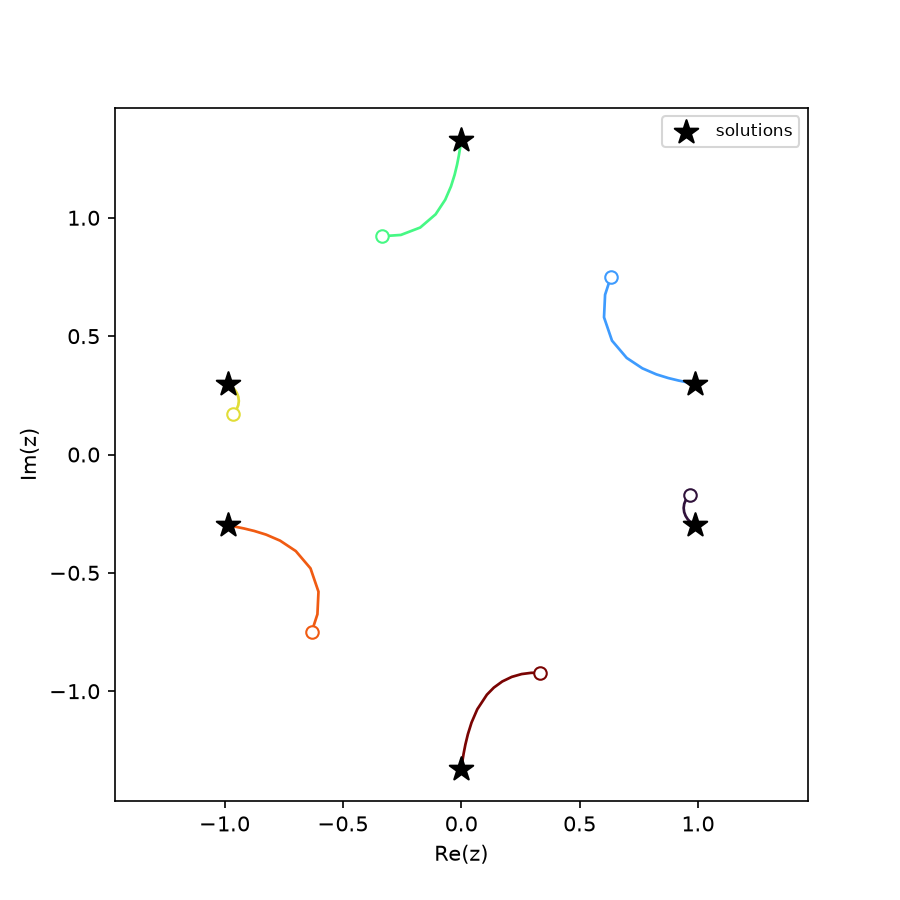

Here is the Python script that generated this plot:
"""Watching the paths: observers and path data.

An observer is a small object you attach to a tracker (or any observable); its ``Observe``
method is called with an event every time something happens along a path.  This script builds
up from a one-line observer, to ``PathDataCollector`` recording a single path into numpy, to the
``SolutionPathCollector`` meta-observer that records every path of a whole solve -- and plots the
results.  It produces three figures:

    * observers_and_path_data  -- the six homotopy paths of z^6 - 2z^2 + 2 in the complex plane
    * cyclic3_paths            -- the cyclic-3 paths in 3-D, coloured by condition number
    * griewank_osborn_endgame  -- the Cauchy endgame loops at a singular solution, log-radial

Run:  python observers_and_path_data.py
"""

import os
from fractions import Fraction

import numpy as np

import matplotlib
matplotlib.use('Agg')                 # headless: no display needed
import matplotlib.pyplot as plt
import matplotlib.colors as mcolors
from matplotlib.collections import LineCollection
from mpl_toolkits.mplot3d.art3d import Line3DCollection

import bertini
import bertini.tracking as tracking
from bertini import ZeroDimSolver, SolutionPathCollector
from bertini.multiprec import complex_mp
from bertini.nag_algorithm import observers as nag_observers

# we are here to WATCH tracking: with ambient recording on, a repeated identical solve
# hydrates from the records and tracks nothing, so observers see nothing (see the
# observers tutorial's note and the your_records tutorial)
bertini.recording(False)

_OUT = os.path.dirname(os.path.abspath(__file__))


# --- Writing an observer in Python --------------------------------------------------------------

class StepPrinter(tracking.observers.amp.CustomObserver):
    def Observe(self, event):
        if isinstance(event, tracking.observers.amp.SuccessfulStep):
            trk = event.tracker()
            print("t =", complex(trk.current_time()),
                  " |z| =", trk.current_point(),
                  " cond =", float(trk.latest_condition_number()))


def custom_observer():
    """Build the y - t homotopy, attach a StepPrinter, track, and detach.  Returns the tracker."""
    y, t = bertini.Variable('y'), bertini.Variable('t')
    sys = bertini.System()
    sys.add_function(y - t)
    sys.add_path_variable(t)
    sys.add_variable_group(bertini.VariableGroup([y]))

    tracker = bertini.AMPTracker(sys)
    tracker.setup(bertini.Predictor.Euler, 1e-5, 1e5,
                  tracking.SteppingConfig(), tracking.NewtonConfig())
    tracker.precision_setup(tracking.amp_config_from(sys))

    printer = StepPrinter()
    tracker.add_observer(printer)
    end = np.zeros(sys.num_variables(), dtype=complex_mp)
    tracker.track_path(end, complex_mp(1), complex_mp(0), np.array([complex_mp(1)]))
    tracker.remove_observer(printer)

    # the ready-made CallbackObserver: attach a function without writing a class
    obs = tracking.observers.amp.CallbackObserver()
    obs.on(tracking.observers.amp.PrecisionChanged,
           lambda e: print(e.previous(), "->", e.next()))
    tracker.add_observer(obs)
    tracker.remove_observer(obs)

    return tracker, sys


# --- Collecting one path into numpy -------------------------------------------------------------

def collect_one_path(tracker, sys):
    """PathDataCollector records one path's time, points, and diagnostics into numpy arrays."""
    b = tracking.observers.amp.PathDataCollector()
    tracker.add_observer(b)
    end = np.zeros(sys.num_variables(), dtype=complex_mp)
    tracker.track_path(end, complex_mp(1), complex_mp(0), np.array([complex_mp(1)]))
    tracker.remove_observer(b)

    ts  = b.times()          # complex,  shape (n_steps,)
    zs  = b.points()         # complex,  shape (n_steps, n_vars)
    dgn = b.diagnostics()    # float,    shape (n_steps, 4): |t|, condition number, precision, stepsize

    assert len(ts) > 0 and zs.shape[1] == sys.num_variables()
    return ts, zs, dgn


# --- The meta-observer: every path of a whole solve ---------------------------------------------

def solve_degree_six():
    """Solve z^6 - 2z^2 + 2 and collect every path with a SolutionPathCollector.  Returns solver, A."""
    bertini.random.set_random_seed(2)   # so you get exactly this picture

    z = bertini.Variable('z')
    sys = bertini.System()
    sys.add_variable_group(bertini.VariableGroup([z]))
    sys.add_function(z**6 - 2*z**2 + 2)

    solver = ZeroDimSolver(sys, mptype='adaptive')

    A = SolutionPathCollector()
    solver.add_observer(A)
    solver.solve()

    assert len(A.series) == 6          # one PathDataCollector per solution path
    return solver, A


def plot_degree_six(solver, A):
    """Draw the six paths in the complex plane; save as observers_and_path_data.{svg,png}."""
    fig, ax = plt.subplots(figsize=(6, 6))
    cmap = plt.get_cmap('turbo')
    for i, path in enumerate(A.series):
        pts  = path.points()
        zaff = pts[:, 1] / pts[:, 0]                 # dehomogenize to affine z
        color = cmap(i / max(len(A.series) - 1, 1))
        ax.plot(zaff.real, zaff.imag, '-', color=color, lw=1.3)
        ax.plot(zaff.real[0], zaff.imag[0], 'o', color=color, ms=6, mfc='white')  # start, t near 1

    sols = [complex(s[0]) for s in solver.all_solutions()]
    ax.scatter([s.real for s in sols], [s.imag for s in sols],
               c='k', marker='*', s=140, zorder=5, label='solutions')
    ax.set_aspect(1.0); ax.set_box_aspect(1)     # 1:1 data scaling, square box
    ax.set_xlabel('Re(z)'); ax.set_ylabel('Im(z)')
    ax.legend(loc='upper right', fontsize=8)
    fig.savefig(os.path.join(_OUT, 'observers_and_path_data.svg'))
    fig.savefig(os.path.join(_OUT, 'observers_and_path_data.png'), dpi=150)


# --- Build it yourself: one observer that attaches another ---------------------------------------

class PathRecorder(tracking.observers.amp.CustomObserver):
    def __init__(self, parent, path_index):
        super().__init__()
        self.parent     = parent          # the observer we report back to
        self.path_index = path_index
        self._times     = []
        self._points    = []

    def Observe(self, event):
        if isinstance(event, tracking.observers.amp.SuccessfulStep):
            trk = event.tracker()
            # copy out *now* -- the event and tracker state are valid only during this call
            self._times.append(complex(trk.current_time()))
            self._points.append([complex(z) for z in trk.current_point()])

    def report(self):
        self.parent.receive(self.path_index,
                            np.array(self._times, dtype=complex),
                            np.array(self._points, dtype=complex))


class MyPathCollector(nag_observers.CustomObserver):
    def __init__(self):
        super().__init__()
        self.paths   = {}     # path_index -> (times, points), filled in by B.report()
        self._active = {}     # path_index -> (tracker, live recorder)

    def Observe(self, event):
        if isinstance(event, nag_observers.PathStarted):
            tracker = event.tracker()      # the tracker that RUNS this path (a thread-local
            b = PathRecorder(self, event.path_index())   # clone when threaded -- not the member
            tracker.add_observer(b)                  # attach B ...   tracker)
            self._active[event.path_index()] = (tracker, b)
        elif isinstance(event, nag_observers.PathComplete):
            tracker, b = self._active.pop(event.path_index())
            tracker.remove_observer(b)               # ... and detach it when the path is done
            b.report()                               # B hands its data back to A

    def receive(self, path_index, times, points):    # B calls this
        self.paths[path_index] = (times, points)


def hand_built_collector():
    """Reconstruct SolutionPathCollector from scratch with MyPathCollector + PathRecorder."""
    bertini.random.set_random_seed(2)
    z = bertini.Variable('z')
    sys = bertini.System()
    sys.add_variable_group(bertini.VariableGroup([z]))
    sys.add_function(z**6 - 2*z**2 + 2)

    solver = ZeroDimSolver(sys, mptype='adaptive')
    A = MyPathCollector()
    solver.add_observer(A)
    solver.solve()

    assert len(A.paths) == 6                  # same six paths SolutionPathCollector would give you
    assert all(len(times) > 0 for times, _ in A.paths.values())   # each path actually captured steps
    return A


# --- Observers, threads, and MPI: forcing a serial solve ----------------------------------------

def serial_solve():
    """Pin the solve to a single thread with num_threads = 1; SolutionPathCollector works the same."""
    z = bertini.Variable('z')
    sys = bertini.System()
    sys.add_variable_group(bertini.VariableGroup([z]))
    sys.add_function(z**6 - 2*z**2 + 2)

    solver = ZeroDimSolver(sys, mptype='adaptive')
    cfg = solver.get_config(bertini.nag_algorithm.ZeroDimConfig)
    cfg.num_threads = 1                 # 0 = auto (all cores), 1 = serial, N = N threads
    solver.set_config(cfg)

    A = SolutionPathCollector()         # works the same in serial and threaded
    solver.add_observer(A)
    solver.solve()
    assert len(A.series) == 6
    return A


# --- A 3-D system, coloured by condition number -------------------------------------------------

def solve_cyclic3():
    """Solve the cyclic-3 system and collect every path.  Returns solver, A, COND column index."""
    bertini.random.set_random_seed(3)

    x, y, z = bertini.Variable('x'), bertini.Variable('y'), bertini.Variable('z')
    sys = bertini.System()
    sys.add_variable_group(bertini.VariableGroup([x, y, z]))
    sys.add_function(x + y + z)
    sys.add_function(x*y + y*z + z*x)
    sys.add_function(x*y*z - 1)

    solver = ZeroDimSolver(sys, mptype='adaptive')
    A = SolutionPathCollector()
    solver.add_observer(A)
    solver.solve()

    COND = A.series[0].DIAGNOSTIC_COLUMNS.index("condition_number")
    return solver, A, COND


def plot_cyclic3(solver, A, COND):
    """Draw the cyclic-3 paths in 3-D coloured by condition number; save cyclic3_paths.{svg,png}."""
    tracks, all_cond = [], []
    for path in A.series:
        aff  = path.points()[:, 1:] / path.points()[:, 0:1]   # dehomogenize -> 3 affine coords
        real = aff.real                                        # (n, 3): Re(x), Re(y), Re(z)
        cond = path.diagnostics()[:, COND]
        tracks.append((real, cond)); all_cond.append(cond)

    norm = mcolors.LogNorm(vmin=max(min(c.min() for c in all_cond), 1.0),
                           vmax=max(c.max() for c in all_cond))

    fig = plt.figure(figsize=(7, 6))
    ax = fig.add_subplot(111, projection='3d')
    for real, cond in tracks:
        segs = np.stack([real[:-1], real[1:]], axis=1)         # consecutive points -> segments
        lc = Line3DCollection(segs, cmap='viridis', norm=norm)
        lc.set_array(0.5 * (cond[:-1] + cond[1:]))             # colour each segment by condition number
        lc.set_linewidth(2)
        ax.add_collection3d(lc)
        last = lc

    sols = solver.all_solutions()
    ax.scatter([complex(s[0]).real for s in sols],
               [complex(s[1]).real for s in sols],
               [complex(s[2]).real for s in sols], c='k', marker='*', s=120, depthshade=False)
    ax.set_xlabel('Re(x)'); ax.set_ylabel('Re(y)'); ax.set_zlabel('Re(z)')
    ax.set_box_aspect((1, 1, 1))                               # 1:1:1 data aspect ratio
    fig.colorbar(last, ax=ax, shrink=0.6, pad=0.1, label='condition number (log)')
    fig.savefig(os.path.join(_OUT, 'cyclic3_paths.svg'))
    fig.savefig(os.path.join(_OUT, 'cyclic3_paths.png'), dpi=150)


# --- Watching the Cauchy endgame at a singular solution -----------------------------------------

def solve_griewank_osborn():
    """Solve Griewank-Osborn and pick out the singular paths.  Returns the singular path list."""
    bertini.random.set_random_seed(1)

    x, y = bertini.Variable('x'), bertini.Variable('y')
    sys = bertini.System()
    sys.add_variable_group(bertini.VariableGroup([x, y]))
    sys.add_function(bertini.coefficient(Fraction(29, 16)) * x**3 - 2*x*y)  # exact rational coeff
    sys.add_function(y - x**2)

    solver = ZeroDimSolver(sys, mptype='adaptive')
    A = SolutionPathCollector()
    solver.add_observer(A)
    solver.solve()

    # let the solver classify which paths ended at a singular solution
    singular_idx = {int(m.path_index) for m in solver.solution_metadata() if m.is_singular}
    singular = [p for p in A.series if p.path_index in singular_idx]
    return singular


def plot_griewank_osborn(singular):
    """Draw the Cauchy endgame loops on a log-radial scale; save griewank_osborn_endgame.{svg,png}."""
    path = max(singular, key=len)                 # one representative singular path
    aff  = path.points()[:, 1:] / path.points()[:, 0:1]
    xv   = aff[:, 0]
    t    = np.abs(path.times())
    eg   = t < 0.1                                 # the endgame portion (small |t|)
    xv, t = xv[eg], t[eg]

    r    = np.log10(np.abs(xv)) - np.log10(np.abs(xv).min()) + 0.1   # log-radial coordinate
    disp = r * np.exp(1j * np.angle(xv))

    fig, ax = plt.subplots(figsize=(6, 6))
    pts  = np.column_stack([disp.real, disp.imag])
    segs = np.stack([pts[:-1], pts[1:]], axis=1)
    lc = LineCollection(segs, cmap='plasma', norm=mcolors.LogNorm(t.min(), t.max()))
    lc.set_array(0.5 * (t[:-1] + t[1:]))
    ax.add_collection(lc)
    ax.scatter([0], [0], c='k', marker='*', s=160, zorder=5)  # the singular solution, at the centre
    R = -(np.log10(np.abs(xv).min())) + 0.3
    ax.set_xlim(-R, R); ax.set_ylim(-R, R); ax.set_aspect(1.0)
    fig.colorbar(lc, ax=ax, label='|t|  (log)')
    fig.savefig(os.path.join(_OUT, 'griewank_osborn_endgame.svg'))
    fig.savefig(os.path.join(_OUT, 'griewank_osborn_endgame.png'), dpi=150)


def main():
    # observer basics + one-path collection on the y - t homotopy
    tracker, sys = custom_observer()
    collect_one_path(tracker, sys)

    # meta-observer: every path of the degree-six solve, then plot (figure 1)
    solver, A = solve_degree_six()
    plot_degree_six(solver, A)

    # hand-built collector reconstructing SolutionPathCollector, and the serial-solve variant
    hand_built_collector()
    serial_solve()

    # cyclic-3 in 3-D coloured by condition number (figure 2)
    c3_solver, c3_A, COND = solve_cyclic3()
    plot_cyclic3(c3_solver, c3_A, COND)

    # Cauchy endgame at a singular Griewank-Osborn solution (figure 3)
    singular = solve_griewank_osborn()
    plot_griewank_osborn(singular)


if __name__ == '__main__':
    main()
